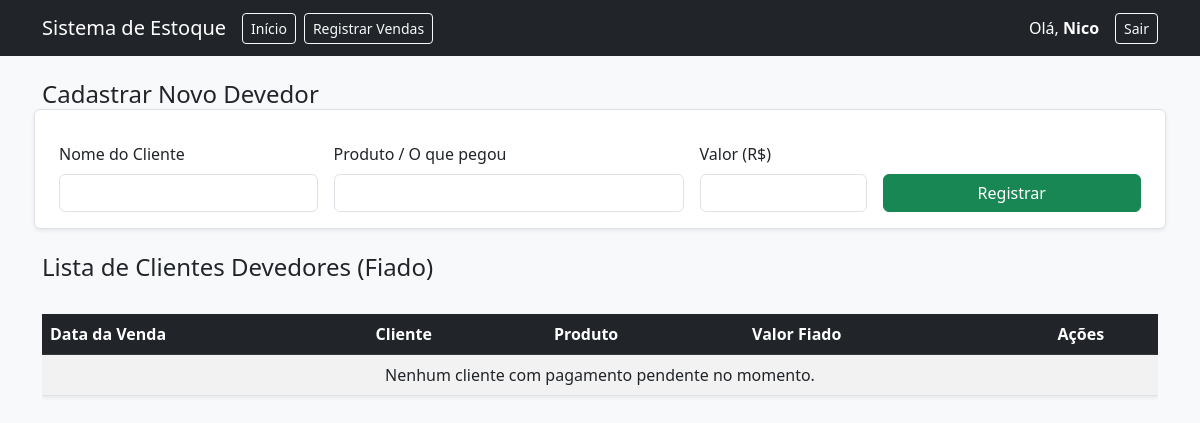
The app's page /fiados (signed in), older data.
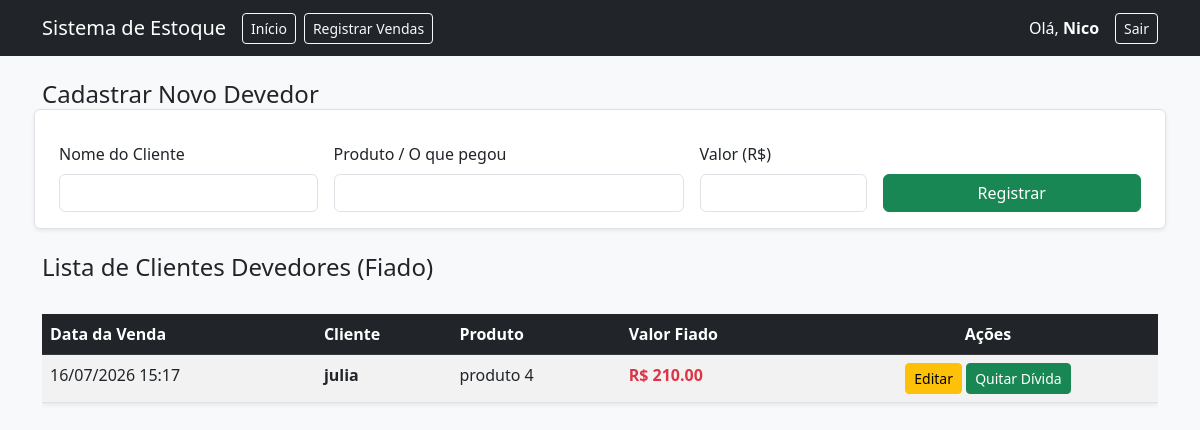
The same page, newer data.
### app.py (models this page shows)
class Fiado(db.Model):
    id = db.Column(db.Integer, primary_key=True)
    cliente = db.Column(db.String(100), nullable=False)
    produto_nome = db.Column(db.String(100), nullable=False)
    valor_fiado = db.Column(db.Float, nullable=False)
    data_venda = db.Column(db.DateTime, default=datetime.now)
    usuario_id = db.Column(db.Integer, db.ForeignKey('usuario.id'), nullable=False)

### app.py (the view, shortened to what this page needs)
@app.route('/fiados', methods=['GET', 'POST'])
@login_required
def fiados():
    lista_fiados = Fiado.query.filter_by(usuario_id=current_user.id).order_by(Fiado.data_venda.desc()).all()
    return render_template('fiados.html', fiados=lista_fiados)

### app.py (called while the page is built)
@login_manager.user_loader
def load_user(user_id):
    return db.session.get(Usuario, int(user_id))

### templates/fiados.html (shortened to what this page needs)
<!DOCTYPE html>
<html lang="pt-br">
<head>
    <link href="https://cdn.jsdelivr.net/npm/bootstrap@5.3.0/dist/css/bootstrap.min.css" rel="stylesheet">
</head>
<body class="bg-light">
    <nav class="navbar navbar-expand-lg navbar-dark bg-dark mb-4">
        <div class="container">
            <a class="navbar-brand" href="/">Sistema de Estoque</a>
            <div class="collapse navbar-collapse" id="navbarNav">
                <ul class="navbar-nav me-auto">
                    <li class="nav-item">
                        <a class="btn btn-outline-light btn-sm me-2" href="/">Início</a>
                    </li>
                    <li class="nav-item">
                        <a class="btn btn-outline-light btn-sm me-2" href="/registrarVendas">Registrar Vendas</a>
                    </li>
                </ul>
            </div>
            <div class="d-flex align-items-center">
                <span class="navbar-text me-3 text-white">
                    Olá, <strong>{{ current_user.username }}</strong>
                </span>
                <a href="/logout" class="btn btn-outline-light btn-sm">Sair</a>
            </div>
        </div>
    </nav>
    <div class="container">
        <h2 class="h4 mb-3">Cadastrar Novo Devedor</h2>
        <form method="POST" action="/fiados">
            <div class="row g-3 align-items-end p-3 bg-white shadow-sm rounded border">
                <div class="col-md-3">
                    <label class="form-label">Nome do Cliente</label>
                    <input type="text" name="cliente" class="form-control" required>
                </div>
                <div class="col-md-4">
                    <label class="form-label">Produto / O que pegou</label>
                    <input type="text" name="produto_nome" class="form-control" required>
                </div>
                <div class="col-md-2">
                    <label class="form-label">Valor (R$)</label>
                    <input type="number" step="0.01" min="0" name="valor_fiado" class="form-control" required>
                </div>
                <div class="col-md-3">
                    <button type="submit" class="btn btn-success w-100">Registrar</button>
                </div>
            </div>
        </form>
        <h2 class="h4 mb-3 mt-4">Lista de Clientes Devedores (Fiado)</h2>
        <div class="table-responsive">
            <table class="table table-striped table-hover mt-3 bg-white shadow-sm">
                <thead class="table-dark">
                    <tr>
                        <th>Data da Venda</th>
                        <th>Cliente</th>
                        <th>Produto</th>
                        <th>Valor Fiado</th>
                        <th class="text-center">Ações</th>
                    </tr>
                </thead>
                <tbody>
                    {% for fiado in fiados %}
                    <tr>
                        <td>{{ fiado.data_venda.strftime('%d/%m/%Y %H:%M') }}</td>
                        <td><strong>{{ fiado.cliente }}</strong></td>
                        <td>{{ fiado.produto_nome }}</td>
                        <td class="text-danger fw-bold">R$ {{ "%.2f"|format(fiado.valor_fiado) }}</td>
                        <td class="text-center">
                            <a href="/editar_fiado/{{fiado.id}}" class="btn btn-warning btn-sm">Editar</a>
                            <a href="/deletar_fiado/{{fiado.id}}" class="btn btn-success btn-sm"
                                onclick="return confirm('Confirmar que {{fiado.cliente}} quitou essa dívida? O registro será apagado.')">Quitar Dívida</a>
                        </td>
                    </tr>
                    {% endfor %}
                    {% if not fiados %}
                    <tr>
                        <td colspan="5" class="text-center">Nenhum cliente com pagamento pendente no momento.</td>
                    </tr>
                    {% endif %}
                </tbody>
            </table>
        </div>
    </div>
</body>
</html>

Row changes from the older to the newer data that the page shows:
added Fiado: data_venda "16/07/2026 15:17", cliente "julia", produto_nome "produto 4", valor_fiado "210.00"
Text that changed along with them:
text no longer shown: "Nenhum cliente com pagamento pendente no momento."
